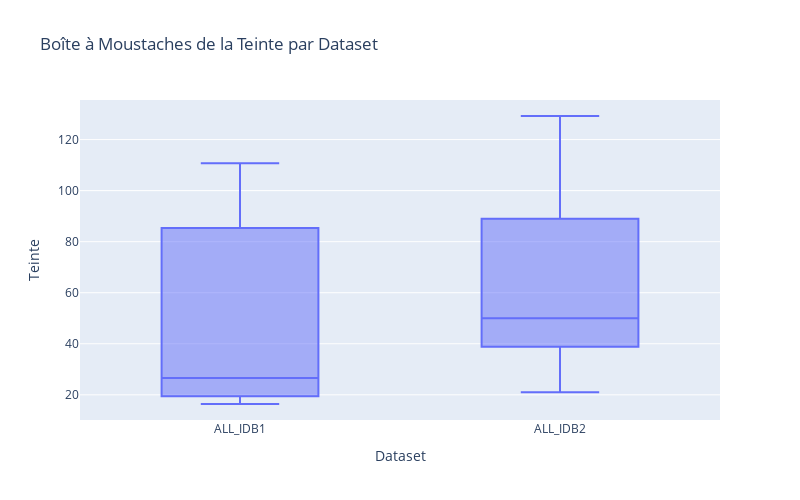

Write notebook code for a chart like this one.
### Code cell
# Créez un graphique interactif de boîte (box plot) pour la teinte en fonction du dataset
fig_box = px.box(df, x='dataset', y='mean_hue', title="Boîte à Moustaches de la Teinte par Dataset",
                labels={'mean_hue': 'Teinte', 'dataset': 'Dataset'},
                hover_data=['img_path'])  # Ajoutez 'img_path' à hover_data

# Mettez à jour la taille du graphique
fig_box.update_layout(width=800, height=500)

# Affichez le graphique interactif de la boîte à moustaches
fig_box.show()

### Figure 1 — Plotly figure (JSON) as saved in the notebook; plotly's stock layout.template omitted (floating-point values rounded to 4 significant figures; data arrays with more than 128 entries replaced by an {"elided": "..."} marker saying what was removed)
{"data": [{"alignmentgroup": "True", "customdata": {"elided": "368x1 str values"}, "hovertemplate": "Dataset=%{x}<br>Teinte=%{y}<br>img_path=%{customdata[0]}<extra></extra>", "legendgroup": "", "marker": {"color": "#636efa"}, "name": "", "notched": false, "offsetgroup": "", "orientation": "v", "showlegend": false, "type": "box", "x": {"elided": "368 str values"}, "x0": " ", "xaxis": "x", "y": {"elided": "368 float values"}, "y0": " ", "yaxis": "y"}], "layout": {"boxmode": "group", "height": 500, "legend": {"tracegroupgap": 0}, "title": {"text": "Boîte à Moustaches de la Teinte par Dataset"}, "width": 800, "xaxis": {"anchor": "y", "autorange": true, "domain": [0, 1], "range": [-0.5, 1.5], "title": {"text": "Dataset"}, "type": "category"}, "yaxis": {"anchor": "x", "autorange": true, "domain": [0, 1], "range": [10.14, 135.5], "title": {"text": "Teinte"}, "type": "linear"}}}
